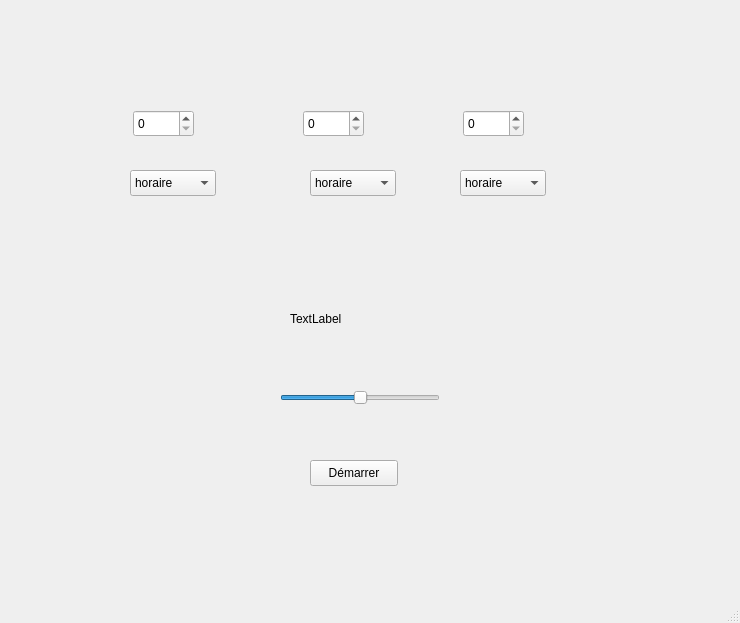
<?xml version="1.0" encoding="UTF-8"?>
<ui version="4.0">
 <class>MainWindow</class>
 <widget class="QMainWindow" name="MainWindow">
  <property name="geometry">
   <rect>
    <x>0</x>
    <y>0</y>
    <width>740</width>
    <height>623</height>
   </rect>
  </property>
  <property name="windowTitle">
   <string>MainWindow</string>
  </property>
  <widget class="QWidget" name="centralwidget">
   <widget class="QSpinBox" name="stepSpinBox1">
    <property name="geometry">
     <rect>
      <x>133</x>
      <y>110</y>
      <width>61</width>
      <height>27</height>
     </rect>
    </property>
    <property name="maximum">
     <number>1000</number>
    </property>
   </widget>
   <widget class="QSpinBox" name="stepSpinBox2">
    <property name="geometry">
     <rect>
      <x>303</x>
      <y>110</y>
      <width>61</width>
      <height>27</height>
     </rect>
    </property>
    <property name="maximum">
     <number>1000</number>
    </property>
   </widget>
   <widget class="QSpinBox" name="stepSpinBox3">
    <property name="geometry">
     <rect>
      <x>463</x>
      <y>110</y>
      <width>61</width>
      <height>27</height>
     </rect>
    </property>
    <property name="maximum">
     <number>1000</number>
    </property>
   </widget>
   <widget class="QComboBox" name="directionComboBox1">
    <property name="geometry">
     <rect>
      <x>130</x>
      <y>170</y>
      <width>86</width>
      <height>26</height>
     </rect>
    </property>
    <item>
     <property name="text">
      <string>horaire</string>
     </property>
    </item>
    <item>
     <property name="text">
      <string>anti-horaire</string>
     </property>
    </item>
   </widget>
   <widget class="QComboBox" name="directionComboBox2">
    <property name="geometry">
     <rect>
      <x>310</x>
      <y>170</y>
      <width>86</width>
      <height>26</height>
     </rect>
    </property>
    <item>
     <property name="text">
      <string>horaire</string>
     </property>
    </item>
    <item>
     <property name="text">
      <string>anti-horaire</string>
     </property>
    </item>
   </widget>
   <widget class="QComboBox" name="directionComboBox3">
    <property name="geometry">
     <rect>
      <x>460</x>
      <y>170</y>
      <width>86</width>
      <height>26</height>
     </rect>
    </property>
    <item>
     <property name="text">
      <string>horaire</string>
     </property>
    </item>
    <item>
     <property name="text">
      <string>anti-horaire</string>
     </property>
    </item>
   </widget>
   <widget class="QSlider" name="speedSlider">
    <property name="geometry">
     <rect>
      <x>280</x>
      <y>390</y>
      <width>160</width>
      <height>16</height>
     </rect>
    </property>
    <property name="maximum">
     <number>100</number>
    </property>
    <property name="sliderPosition">
     <number>50</number>
    </property>
    <property name="orientation">
     <enum>Qt::Orientation::Horizontal</enum>
    </property>
   </widget>
   <widget class="QLabel" name="speedLabel">
    <property name="geometry">
     <rect>
      <x>290</x>
      <y>310</y>
      <width>141</width>
      <height>18</height>
     </rect>
    </property>
    <property name="text">
     <string>TextLabel</string>
    </property>
   </widget>
   <widget class="QPushButton" name="pushButtonStart">
    <property name="geometry">
     <rect>
      <x>310</x>
      <y>460</y>
      <width>88</width>
      <height>26</height>
     </rect>
    </property>
    <property name="text">
     <string>Démarrer</string>
    </property>
   </widget>
  </widget>
  <widget class="QMenuBar" name="menubar">
   <property name="geometry">
    <rect>
     <x>0</x>
     <y>0</y>
     <width>740</width>
     <height>23</height>
    </rect>
   </property>
  </widget>
  <widget class="QStatusBar" name="statusbar"/>
 </widget>
 <resources/>
 <connections/>
</ui>
